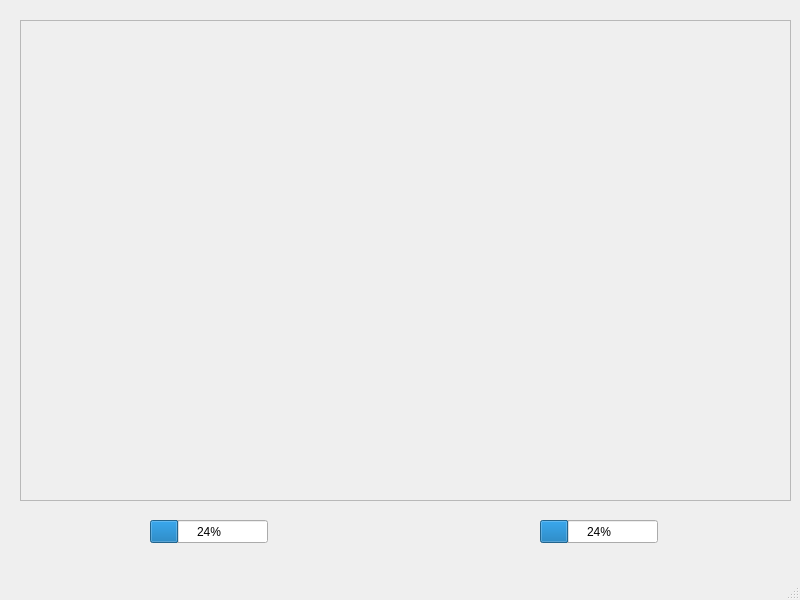
<?xml version="1.0" encoding="UTF-8"?>
<ui version="4.0">
 <class>MainWindow</class>
 <widget class="QMainWindow" name="MainWindow">
  <property name="geometry">
   <rect>
    <x>0</x>
    <y>0</y>
    <width>800</width>
    <height>600</height>
   </rect>
  </property>
  <property name="windowTitle">
   <string>MainWindow</string>
  </property>
  <widget class="QWidget" name="centralwidget">
   <widget class="QProgressBar" name="healthBar">
    <property name="geometry">
     <rect>
      <x>540</x>
      <y>520</y>
      <width>118</width>
      <height>23</height>
     </rect>
    </property>
    <property name="value">
     <number>24</number>
    </property>
   </widget>
   <widget class="QProgressBar" name="energyBar">
    <property name="geometry">
     <rect>
      <x>150</x>
      <y>520</y>
      <width>118</width>
      <height>23</height>
     </rect>
    </property>
    <property name="value">
     <number>24</number>
    </property>
   </widget>
   <widget class="QFrame" name="mainFrame">
    <property name="geometry">
     <rect>
      <x>20</x>
      <y>20</y>
      <width>771</width>
      <height>481</height>
     </rect>
    </property>
    <property name="frameShape">
     <enum>QFrame::StyledPanel</enum>
    </property>
    <property name="frameShadow">
     <enum>QFrame::Raised</enum>
    </property>
   </widget>
  </widget>
  <widget class="QStatusBar" name="statusbar"/>
 </widget>
 <resources/>
 <connections/>
</ui>
